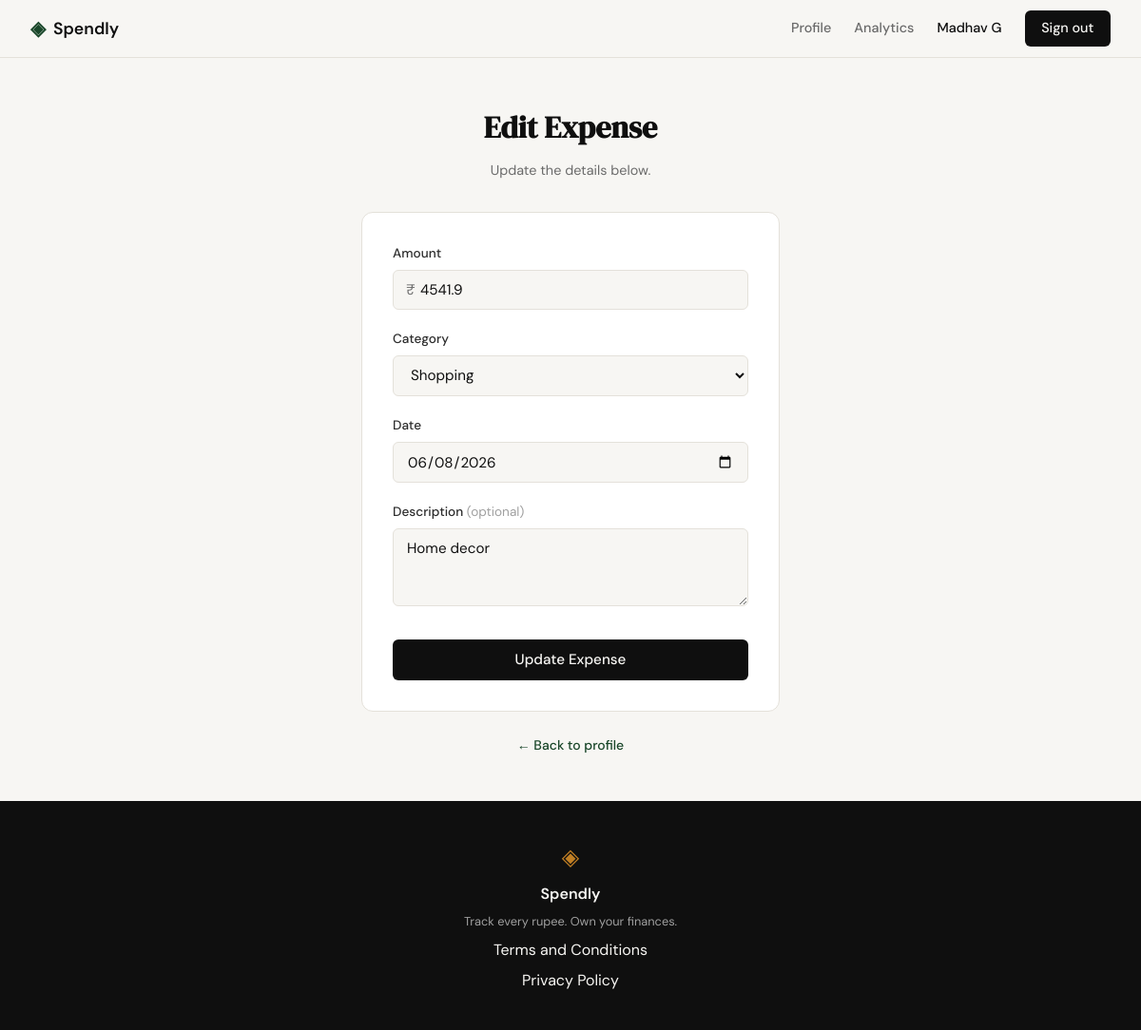
The app's page /expenses/16/edit (signed in) with its own data.
### tables this page shows
CREATE TABLE expenses (
            id          INTEGER PRIMARY KEY AUTOINCREMENT,
            user_id     INTEGER NOT NULL REFERENCES users(id),
            amount      REAL    NOT NULL,
            category    TEXT    NOT NULL,
            date        TEXT    NOT NULL,
            description TEXT,
            created_at  TEXT    DEFAULT (datetime('now'))
        );

### app.py (the view, shortened to what this page needs)
@app.route("/expenses/<int:id>/edit", methods=["GET", "POST"])
def edit_expense(id):
    if not session.get("user_id"):
        return redirect(url_for("login"))
    expense = get_expense_by_id(id, session["user_id"])
    if expense is None:
        abort(404)
    if request.method == "POST":
        if request.form.get("csrf_token") != session.get("csrf_token"):
            abort(403)
    if request.method == "GET":
        return render_template("edit_expense.html",
                               categories=CATEGORIES,
                               expense=expense)

### database/db.py (called while the page is built)
def get_db():
    conn = sqlite3.connect(DB_PATH)
    conn.row_factory = sqlite3.Row
    conn.execute("PRAGMA foreign_keys = ON")
    return conn

### database/queries.py (called while the page is built)
def get_expense_by_id(expense_id, user_id):
    conn = get_db()
    row = conn.execute(
        "SELECT id, amount, category, date, description FROM expenses "
        "WHERE id = ? AND user_id = ?",
        (expense_id, user_id),
    ).fetchone()
    conn.close()
    return row

### templates/edit_expense.html (shortened to what this page needs)
{% extends "base.html" %}
{% block content %}
<section class="auth-section">
  <div class="auth-container">
    <div class="auth-header">
      <h1 class="auth-title">Edit Expense</h1>
      <p class="auth-subtitle">Update the details below.</p>
    </div>
    <div class="auth-card">
      <form method="POST" action="{{ url_for('edit_expense', id=expense.id) }}">
        <div class="form-group">
          <label for="amount">Amount</label>
          <div class="input-prefix-wrapper">
            <span class="prefix">₹</span>
            <input type="number" id="amount" name="amount" class="form-input"
                   placeholder="0.00" step="0.01" min="0.01"
                   value="{{ amount if amount is defined else expense.amount }}" required>
          </div>
        </div>
        <div class="form-group">
          <label for="category">Category</label>
          <select id="category" name="category" class="form-input" required>
            {% set active_category = category if category is defined else expense.category %}
            {% for cat in categories %}
            <option value="{{ cat }}" {% if cat == active_category %}selected{% endif %}>{{ cat }}</option>
            {% endfor %}
          </select>
        </div>
        <div class="form-group">
          <label for="date">Date</label>
          <input type="date" id="date" name="date" class="form-input"
                 value="{{ date_value if date_value is defined else expense.date }}" required>
        </div>
        <div class="form-group">
          <label for="description">Description <span style="color: var(--ink-faint); font-weight: 400;">(optional)</span></label>
          <textarea id="description" name="description" class="form-input"
                    rows="3" maxlength="200"
                    placeholder="e.g. Lunch at café">{{ description if description is defined else (expense.description or '') }}</textarea>
        </div>
        <button type="submit" class="btn-submit">Update Expense</button>
      </form>
    </div>
    <p class="auth-switch"><a href="{{ url_for('profile') }}">← Back to profile</a></p>
  </div>
</section>
{% endblock %}

### static/css/style.css (style rules this page uses)
:root { --ink: #0f0f0f; --ink-soft: #2d2d2d; --ink-muted: #6b6b6b; --ink-faint: #a0a0a0; --paper: #f7f6f3; --paper-warm: #f0ede6; --paper-card: #ffffff; --accent: #1a472a; --accent-light: #e8f0eb; --accent-2: #c17f24; --accent-2-light: #fdf3e3; --danger: #c0392b; --danger-light: #fdecea; --border: #e4e1da; --border-soft: #eeebe4; --color-shopping: #3d6b8e; --color-shopping-light: #e3edf5; --color-transport: #6b5b95; --color-transport-light: #ede8f5; --font-display: 'DM Serif Display', Georgia, serif; --font-body: 'DM Sans', system-ui, sans-serif; --max-width: 1200px; --auth-width: 440px; --radius-sm: 6px; --radius-md: 12px; --radius-lg: 20px; }
*, *::before, *::after { box-sizing: border-box; margin: 0; padding: 0; }
html { font-size: 16px; scroll-behavior: smooth; }
body { background: var(--paper); color: var(--ink); font-family: var(--font-body); font-size: 1rem; line-height: 1.6; -webkit-font-smoothing: antialiased; }
a { color: inherit; text-decoration: none; }
.auth-section { min-height: calc(100vh - 60px - 100px); display: flex; align-items: center; justify-content: center; padding: 3rem 2rem; }
.auth-container { width: 100%; max-width: var(--auth-width); }
.auth-header { text-align: center; margin-bottom: 2rem; }
.auth-title { font-family: var(--font-display); font-size: 2rem; color: var(--ink); margin-bottom: 0.5rem; }
.auth-subtitle { font-size: 0.9rem; color: var(--ink-muted); }
.auth-card { background: var(--paper-card); border: 1px solid var(--border); border-radius: var(--radius-md); padding: 2rem; margin-bottom: 1.5rem; }
.form-group { margin-bottom: 1.25rem; }
.form-group label { display: block; font-size: 0.85rem; font-weight: 500; color: var(--ink-soft); margin-bottom: 0.4rem; }
.form-input { width: 100%; padding: 0.6rem 0.875rem; border: 1px solid var(--border); border-radius: var(--radius-sm); font-family: var(--font-body); font-size: 0.95rem; color: var(--ink); background: var(--paper); outline: none; transition: border-color 0.2s; }
.form-input::placeholder { color: var(--ink-faint); }
.btn-submit { width: 100%; padding: 0.7rem; background: var(--ink); color: var(--paper); border: none; border-radius: var(--radius-sm); font-family: var(--font-body); font-size: 0.95rem; font-weight: 500; cursor: pointer; transition: background 0.2s; margin-top: 0.5rem; }
.auth-switch { text-align: center; font-size: 0.875rem; color: var(--ink-muted); }
.auth-switch a { color: var(--accent); font-weight: 500; }
.input-prefix-wrapper { position: relative; }
.input-prefix-wrapper .prefix { position: absolute; left: 0.875rem; top: 50%; transform: translateY(-50%); color: var(--ink-muted); pointer-events: none; font-size: 0.95rem; }
.input-prefix-wrapper .form-input { padding-left: 1.75rem; }

### records on screen
expenses: amount "4541.9", category "Shopping", date "06/08/2026", description "Home decor"

### other values on screen
{{ session["user_name"] }} "Madhav G"
